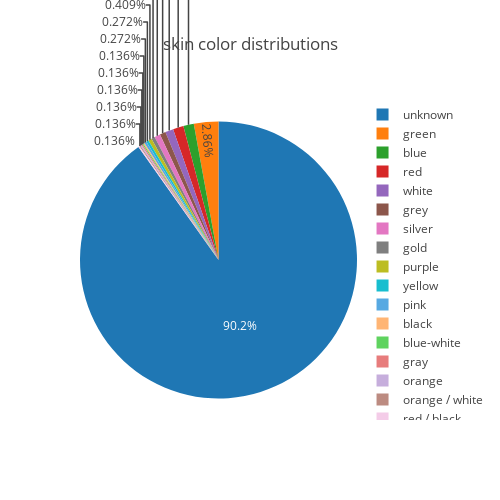

Here is the notebook cell this chart was saved with:
### Code cell
# overall skin color distribution
skin_series = heroes['Skin color'].value_counts()
skins = list(skin_series.index)
color_distribution = list((skin_series/skin_series.sum())*100)

trace = go.Pie(labels=skins, values=color_distribution)

layout = go.Layout(
    title='skin color distributions',
    height=500,
    width=500
)

data = [trace]
fig = go.Figure(data=data, layout=layout)
py.iplot(fig, filename='skin color distribution')

### Figure 1 — Plotly figure (JSON) as saved in the notebook; plotly's stock layout.template omitted (floating-point values rounded to 4 significant figures)
{"data": [{"labels": ["unknown", "green", "blue", "red", "white", "grey", "silver", "gold", "purple", "yellow", "pink", "black", "blue-white", "gray", "orange", "orange / white", "red / black"], "type": "pie", "values": [90.19, 2.861, 1.226, 1.226, 0.9537, 0.6812, 0.6812, 0.4087, 0.4087, 0.2725, 0.2725, 0.1362, 0.1362, 0.1362, 0.1362, 0.1362, 0.1362]}], "layout": {"height": 500, "title": "skin color distributions", "width": 500}}
